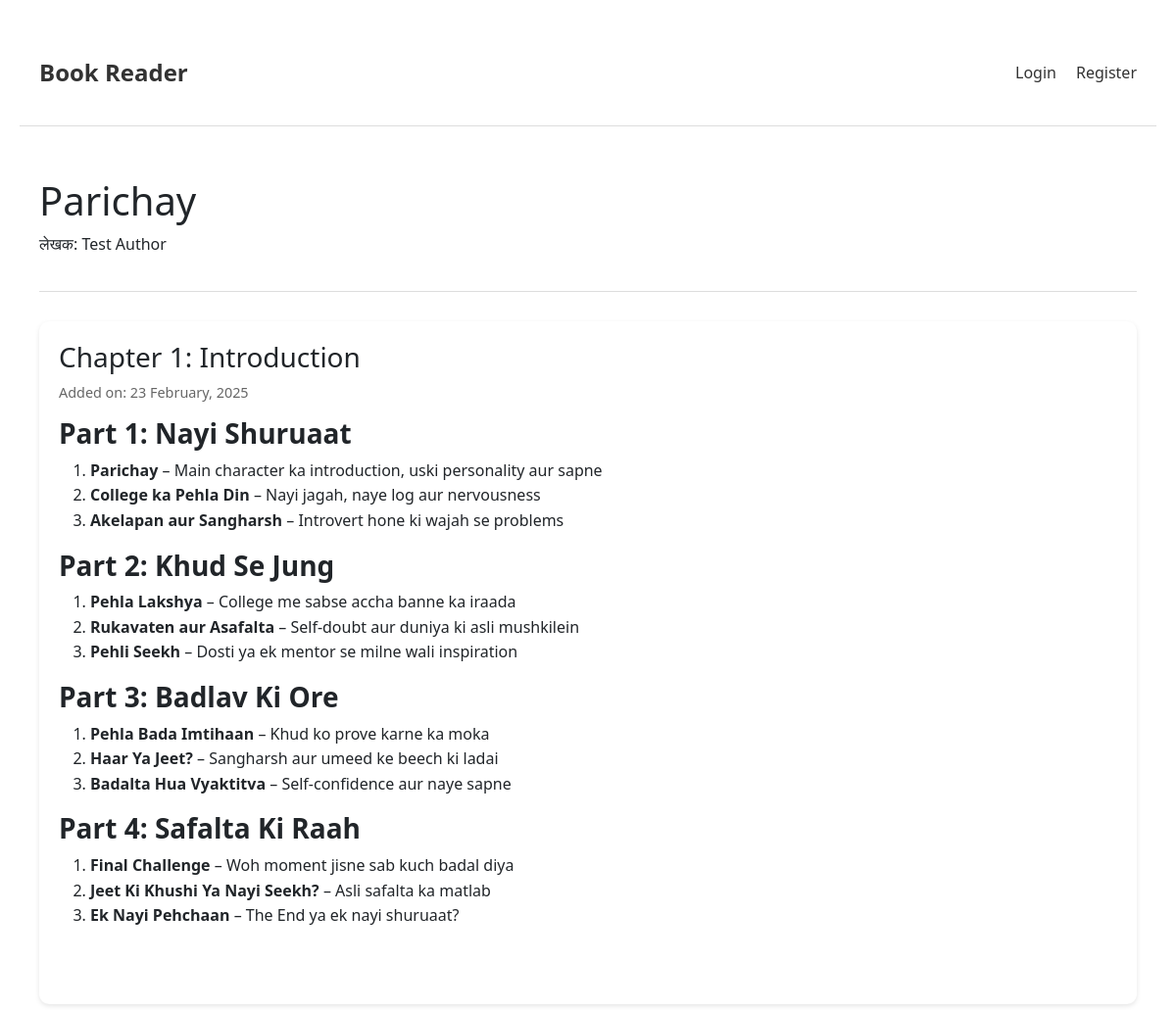
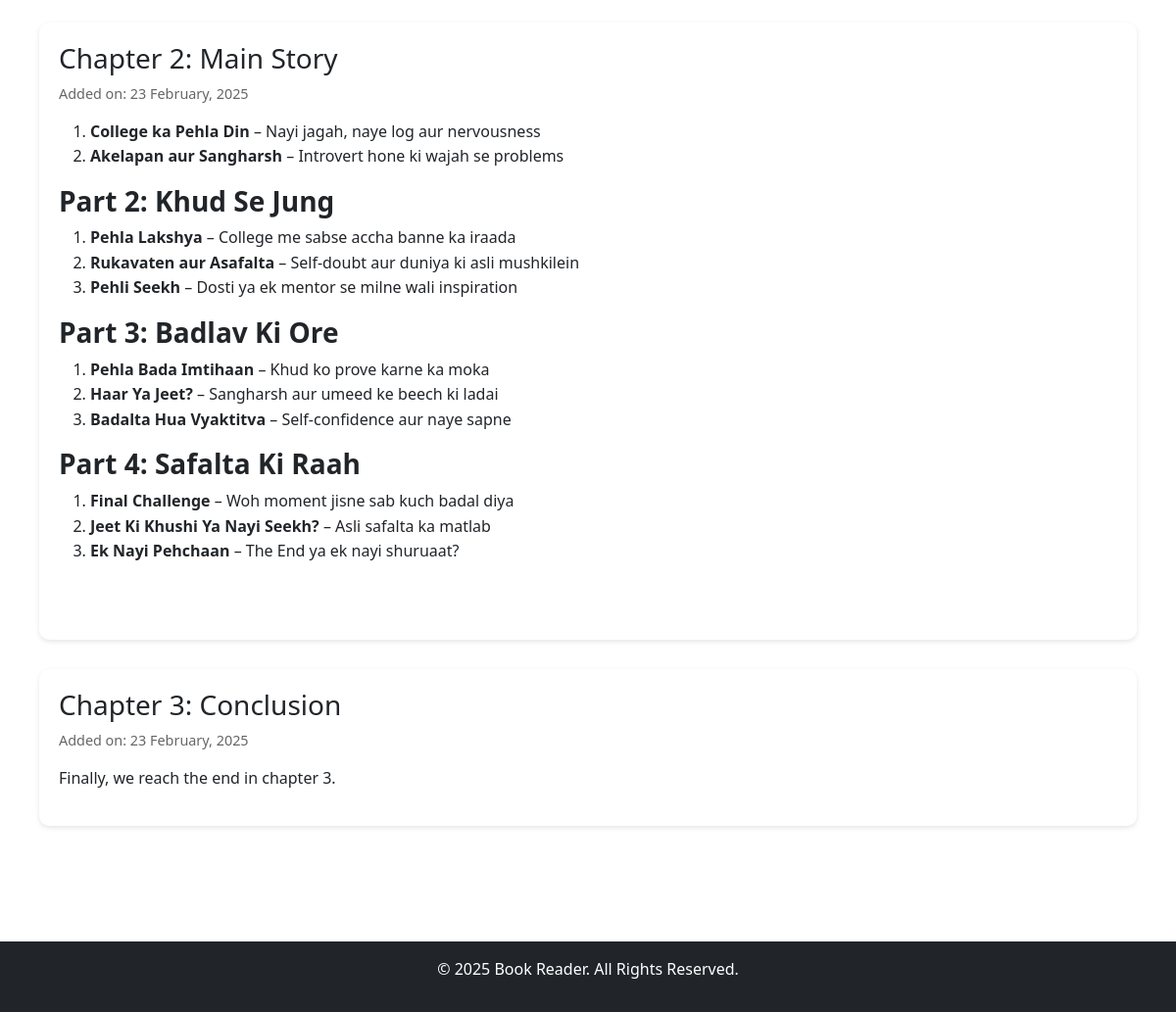
/book/1/view, run on the app's committed database (2 pictures, top to bottom).
### models.py (models this page shows)
class Book(db.Model):
    id = db.Column(db.Integer, primary_key=True)
    title = db.Column(db.String(200), nullable=False)
    author = db.Column(db.String(100))
    content = db.Column(db.Text)
    chapters = db.relationship('Chapter', backref='book', lazy=True, order_by="Chapter.created_date")
    category = db.Column(db.String(50))
    cover_image = db.Column(db.String(200))
    published_date = db.Column(db.Date)
    rating = db.Column(db.Float, default=0.0)
    total_ratings = db.Column(db.Integer, default=0)

class Chapter(db.Model):
    id = db.Column(db.Integer, primary_key=True)
    title = db.Column(db.String(200), nullable=False)
    content = db.Column(db.Text)
    created_date = db.Column(db.DateTime, default=datetime.utcnow)
    book_id = db.Column(db.Integer, db.ForeignKey('book.id'), nullable=False)

### app.py (the view)
@app.route('/book/<int:id>/view')
def view_book(id):
    book = Book.query.get_or_404(id)
    return render_template('view_book.html', book=book)

### app.py (called while the page is built)
@app.context_processor
def utility_processor():
    return {
        'get_user': get_current_user
    }

### templates/view_book.html (shortened to what this page needs)
{% extends "base.html" %}
{% block content %}
<div class="container">
    <div class="book-header">
        <h1>{{ book.title }}</h1>
        <p class="author">लेखक: {{ book.author }}</p>
    </div>
    <div class="chapters-list">
        {% for chapter in book.chapters %}
            <div class="chapter-card">
                <h3>{{ chapter.title }}</h3>
                <p class="chapter-date">Added on: {{ chapter.created_date.strftime('%d %B, %Y') }}</p>
                <div class="chapter-content">
                    {{ chapter.content|safe }}
                </div>
            </div>
        {% endfor %}
    </div>
</div>
{% endblock %}

### templates/base.html (shortened to what this page needs)
<!DOCTYPE html>
<html lang="en">
<head>
    <link href="https://cdn.jsdelivr.net/npm/bootstrap@5.3.2/dist/css/bootstrap.min.css" rel="stylesheet">
    <link rel="stylesheet" href="{{ url_for('static', filename='style.css') }}">
</head>
<body>
    <div class="container">
        <nav class="navbar">
            <div class="container">
                <a href="{{ url_for('home') }}" class="nav-brand">Book Reader</a>
                <div class="nav-right">
                    {% if 'user_id' in session %}
                        <a href="{{ url_for('profile') }}" class="nav-link">My Profile</a>
                        <a href="{{ url_for('dashboard') }}" class="nav-link">Dashboard</a>
                        <a href="{{ url_for('logout') }}" class="nav-link">Logout</a>
                    {% else %}
                        <a href="{{ url_for('login') }}" class="nav-link">Login</a>
                        <a href="{{ url_for('register') }}" class="nav-link">Register</a>
                    {% endif %}
                </div>
            </div>
        </nav>
        {% block content %}{% endblock %}
    </div>
    <footer class="bg-dark text-white text-center py-3 mt-5">
        <p>© 2025 Book Reader. All Rights Reserved.</p>
    </footer>
</body>
</html>

### static/style.css (style rules this page uses)
.container { max-width: 1200px; margin: 0 auto; padding: 20px; }
.navbar { padding: 1rem 0; margin-bottom: 2rem; border-bottom: 1px solid #ddd; }
.nav-brand { font-size: 1.5rem; text-decoration: none; color: #333; font-weight: bold; }
.nav-right { display: flex; gap: 20px; }
.nav-link { text-decoration: none; color: #333; }

### templates/view_book.html (style rules this page uses)
.book-header { margin-bottom: 30px; padding-bottom: 20px; border-bottom: 1px solid #ddd; }
.chapter-card { margin-bottom: 30px; padding: 20px; background: white; border-radius: 10px; box-shadow: 0 2px 5px rgba(0,0,0,0.1); }
.chapter-date { color: #666; font-size: 0.9em; margin-bottom: 15px; }
.chapter-content { line-height: 1.6; }

### data on the page
Book: title "Parichay", author "Test Author"
Chapter: title "Chapter 1: Introduction", created_date "23 February, 2025", content "Part 1: Nayi Shuruaat Parichay – Main character ka introduction, uski personality aur sapne College ka Pehla Din – Nayi jagah, naye log aur nervousness Akelapan aur Sangharsh – Introvert hone ki wajah se problems Part 2: Khud Se Jung Pehla Lakshya – College me sabse accha banne ka iraada Rukavaten aur Asafalta – Self-doubt aur duniya ki asli mushkilein Pehli Seekh – Dosti ya ek mentor se milne wali inspiration Part 3: Badlav Ki Ore Pehla Bada Imtihaan – Khud ko prove karne ka moka Haar Ya Jeet? – Sangharsh aur umeed ke beech ki ladai Badalta Hua Vyaktitva – Self-confidence aur naye sapne Part 4: Safalta Ki Raah Final Challenge – Woh moment jisne sab kuch badal diya Jeet Ki Khushi Ya Nayi…"
Chapter: title "Chapter 2: Main Story", created_date "23 February, 2025", content "College ka Pehla Din – Nayi jagah, naye log aur nervousness Akelapan aur Sangharsh – Introvert hone ki wajah se problems Part 2: Khud Se Jung Pehla Lakshya – College me sabse accha banne ka iraada Rukavaten aur Asafalta – Self-doubt aur duniya ki asli mushkilein Pehli Seekh – Dosti ya ek mentor se milne wali inspiration Part 3: Badlav Ki Ore Pehla Bada Imtihaan – Khud ko prove karne ka moka Haar Ya Jeet? – Sangharsh aur umeed ke beech ki ladai Badalta Hua Vyaktitva – Self-confidence aur naye sapne Part 4: Safalta Ki Raah Final Challenge – Woh moment jisne sab kuch badal diya Jeet Ki Khushi Ya Nayi Seekh? – Asli safalta ka matlab Ek Nayi Pehchaan – The End ya ek nayi shuruaat?"
Chapter: title "Chapter 3: Conclusion", created_date "23 February, 2025", content "Finally, we reach the end in chapter 3."
